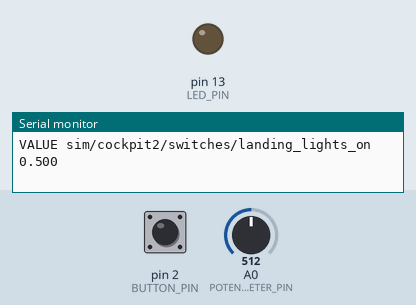
A sketch run on a simulated Arduino Uno, built with avr-gcc and run on an emulated ATmega328P. Shown: output pins drawn as LEDs (lit = HIGH), the last lines printed to the serial monitor. The test bench sets the inputs (shaded band); at power-on: pin 2 (BUTTON_PIN) HIGH, A0 (POTENTIOMETER_PIN) = 512.

Above: at 1.2 s.
1.3 s: pin 2 (BUTTON_PIN) pulled LOW for 0.15 s
At 1.52 s:
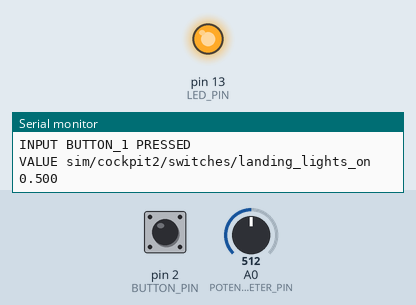
7.6 s: pin 2 (BUTTON_PIN) pulled LOW for 3.2 s
At 11.3 s:
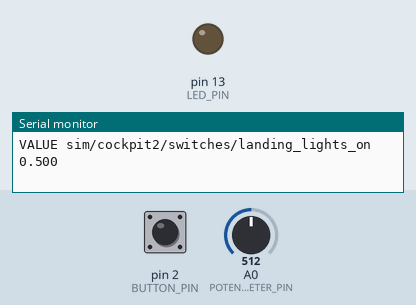
Timing chart, 0 to 12.8 s (numbered marks = the images above; inputs shaded):
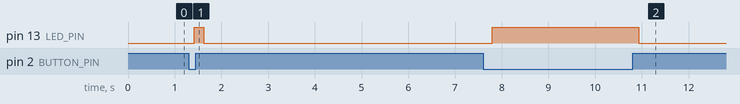

The sketch:

arduino_message_examples.ino
```cpp
/*
 * Arduino Message Examples for X-Plane Dataref Bridge
 *
 * This sketch demonstrates how to send different message types from Arduino to PC
 * using the X-Plane Dataref Bridge protocol.
 */

// Pin definitions
const int BUTTON_PIN = 2;
const int POTENTIOMETER_PIN = A0;
const int LED_PIN = 13;

// Variables to track state
int lastButtonState = HIGH;  // Using pullup resistor, so default is HIGH
unsigned long lastDebounceTime = 0;
unsigned long debounceDelay = 50;
int lastReading = HIGH;

// Array example
float sensorArray[5] = {0.0, 0.0, 0.0, 0.0, 0.0};
int arrayIndex = 0;

void setup() {
  Serial.begin(115200);

  // Initialize pins
  pinMode(BUTTON_PIN, INPUT_PULLUP);
  pinMode(POTENTIOMETER_PIN, INPUT);
  pinMode(LED_PIN, OUTPUT);

  // Send initialization acknowledgment
  sendAck("INIT", "SUCCESS");

  // Send configuration acknowledgment
  sendAck("CONFIG", "COMPLETE");

  Serial.println("Arduino ready - sending messages to PC");
}

void loop() {
  // Check for button presses (INPUT message example)
  checkButtonPress();

  // Periodically send sensor values (VALUE message example)
  sendSensorValues();

  // Send array values periodically (ARRAYVALUE message example)
  sendArrayValues();

  // Simulate periodic command execution notifications
  simulatePeriodicNotifications();

  // Handle incoming messages from PC
  handleSerialInput();

  delay(100); // Small delay to prevent overwhelming the serial port
}

void checkButtonPress() {
  int reading = digitalRead(BUTTON_PIN);

  // Debounce the button
  if (reading != lastReading) {
    lastDebounceTime = millis();
  }

  if ((millis() - lastDebounceTime) > debounceDelay) {
    if (reading != lastButtonState) {
      lastButtonState = reading;

      if (reading == LOW) {
        // Button pressed - send INPUT message
        sendInputNotification("BUTTON_1", "PRESSED");
        digitalWrite(LED_PIN, HIGH);
      } else {
        // Button released - send INPUT message
        sendInputNotification("BUTTON_1", "RELEASED");
        digitalWrite(LED_PIN, LOW);
      }
    }
  }
  lastReading = reading;
}

void sendSensorValues() {
  // Read potentiometer value
  int potValue = analogRead(POTENTIOMETER_PIN);

  // Convert to a normalized value (0.0 to 1.0)
  float normalizedValue = (float)potValue / 1023.0;

  // Send VALUE message for a simulated dataref
  sendValueResponse("sim/cockpit2/switches/landing_lights_on", String(normalizedValue, 3));

  // Update array with new sensor value
  sensorArray[arrayIndex] = normalizedValue;
  arrayIndex = (arrayIndex + 1) % 5; // Cycle through array positions
}

void sendArrayValues() {
  static unsigned long lastArraySend = 0;

  if (millis() - lastArraySend > 2000) { // Send every 2 seconds
    // Create CSV string of array values
    String csvValues = "";
    for (int i = 0; i < 5; i++) {
      csvValues += String(sensorArray[i], 3);
      if (i < 4) {
        csvValues += ",";
      }
    }

    // Send ARRAYVALUE message
    sendArrayValue("sensor_array", "float", csvValues);
    lastArraySend = millis();
  }
}

void simulatePeriodicNotifications() {
  static unsigned long lastNotificationTime = 0;
  static int notificationCounter = 0;

  if (millis() - lastNotificationTime > 3000) { // Every 3 seconds
    notificationCounter++;

    switch (notificationCounter % 4) {
      case 0:
        sendCommand("PING");
        break;
      case 1:
        sendValueResponse("sim/time/zulu_time_sec", String(millis()/1000));
        break;
      case 2:
        sendAck("HEARTBEAT", String(millis()));
        break;
      case 3:
        // Send a specific array element value
        sendElementValue("sensor_array", 0, "float", String(sensorArray[0], 3));
        break;
    }

    lastNotificationTime = millis();
  }
}

// Function to send INPUT <KEY> <VALUE> message
void sendInputNotification(String key, String value) {
  String message = "INPUT " + key + " " + value;
  Serial.println(message);
}

// Function to send CMD <COMMAND> message
void sendCommand(String command) {
  String message = "CMD " + command;
  Serial.println(message);
}

// Function to send DREF <DATAREF> <VALUE> message
void sendDatarefWrite(String dataref, String value) {
  String message = "DREF " + dataref + " " + value;
  Serial.println(message);
}

// Function to send ACK <KEY> <VALUE> message
void sendAck(String key, String value) {
  String message = "ACK " + key + " " + value;
  Serial.println(message);
}

// Function to send VALUE <DATAREF> <VALUE> message
void sendValueResponse(String dataref, String value) {
  String message = "VALUE " + dataref + " " + value;
  Serial.println(message);
}

// Function to send ARRAYVALUE <ARRAY_NAME> <TYPE> <CSV_VALUES> message
void sendArrayValue(String arrayName, String dataType, String csvValues) {
  String message = "ARRAYVALUE " + arrayName + " " + dataType + " " + csvValues;
  Serial.println(message);
}

// Function to send ELEMVALUE <ARRAY_NAME[INDEX]> <TYPE> <VALUE> message
void sendElementValue(String arrayName, int index, String dataType, String value) {
  String message = "ELEMVALUE " + arrayName + "[" + index + "] " + dataType + " " + value;
  Serial.println(message);
}

// Example of handling serial input from PC
void handleSerialInput() {
  if (Serial.available() > 0) {
    String input = Serial.readStringUntil('\n');
    input.trim(); // Remove any trailing whitespace

    // Echo the received command back as an acknowledgment
    sendAck("RECEIVED", input);

    // Parse and handle different commands from PC
    if (input.startsWith("SET_LED ")) {
      int ledState = input.substring(8).toInt(); // Get value after "SET_LED "
      digitalWrite(LED_PIN, ledState ? HIGH : LOW);
      sendAck("LED", ledState ? "ON" : "OFF");
    }
    else if (input.startsWith("GET_SENSOR")) {
      int potValue = analogRead(POTENTIOMETER_PIN);
      sendValueResponse("sim/flightmodel/position/altitude", String(potValue));
    }
    else if (input.startsWith("UPDATE_ARRAY ")) {
      // Parse array update command: UPDATE_ARRAY index value
      int space1 = input.indexOf(' ', 13); // Find space after "UPDATE_ARRAY "

      if (space1 > 0) {
        String params = input.substring(space1 + 1);
        int space2 = params.indexOf(' ');

        if (space2 > 0) {
          int index = params.substring(0, space2).toInt();
          float value = params.substring(space2 + 1).toFloat();

          if (index >= 0 && index < 5) {
            sensorArray[index] = value;
            sendAck("ARRAY_UPDATE", "SUCCESS");
            // Send updated element value back to PC
            sendElementValue("sensor_array", index, "float", String(value, 3));
          } else {
            sendAck("ARRAY_UPDATE", "ERROR_INVALID_INDEX");
          }
        }
      }
    }
  }
}
```

Measured:
- after the input at 1.3 s, pin 13 (LED_PIN): LOW → HIGH after 0.12 s, → LOW 0.20 s later
- after the input at 7.6 s, pin 13 (LED_PIN): LOW → HIGH after 0.20 s, → LOW 3.1 s later
